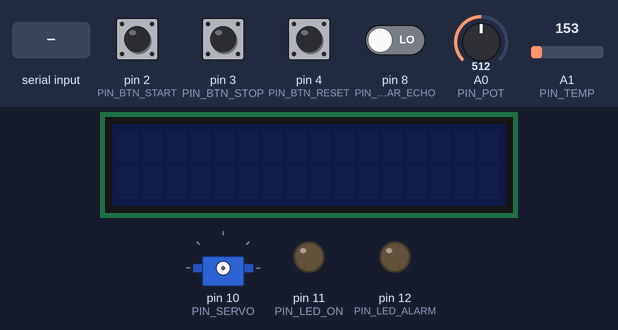
Bench run of a program on a simulated Arduino Uno, built with avr-gcc and run on an emulated ATmega328P. Parts: 16×2 character LCD, servo, output pins drawn as LEDs (lit = HIGH). The inputs (shaded band) are chosen by the test bench; at power-on: pin 2 (PIN_BTN_START), pin 3 (PIN_BTN_STOP), pin 4 (PIN_BTN_RESET) HIGH, pin 8 (PIN_SONAR_ECHO) LOW, A0 (PIN_POT) = 512, A1 (PIN_TEMP) = 153. Pins used as bus, display or sensor lines are not drawn; what the program prints to the serial monitor is not drawn.

Above: at 1.2 s.
1.3 s: pin 2 (PIN_BTN_START) pulled LOW for 0.15 s
At 1.82 s:
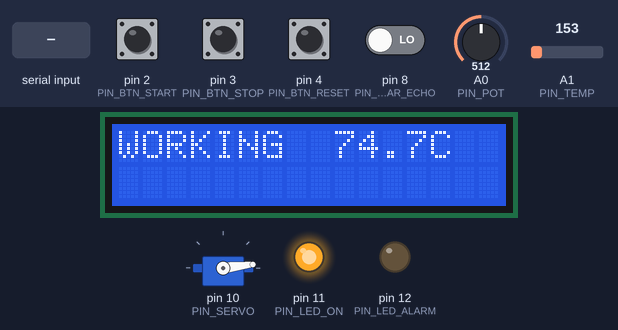
2.0 s: "TAKE\n" received over Serial
At 2.8 s:
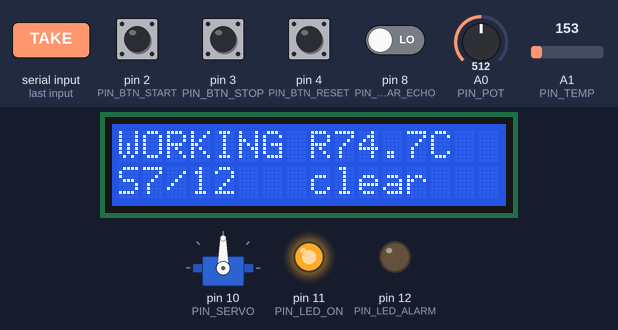
3.9 s: "RELEASE\n" received over Serial
At 4.78 s:
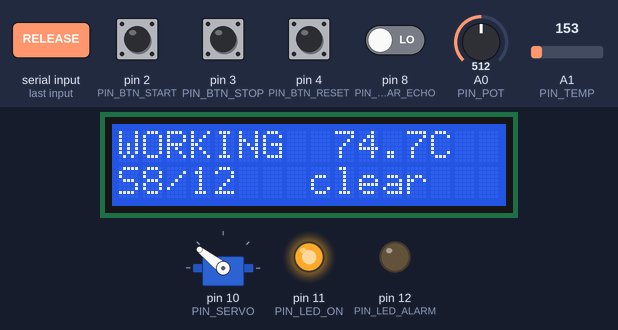
5.9 s: pin 3 (PIN_BTN_STOP) pulled LOW for 0.15 s
At 6.3 s:
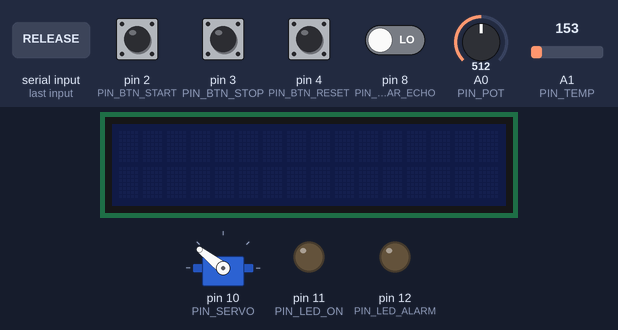
7.5 s: "START\n" received over Serial
At 9.24 s:
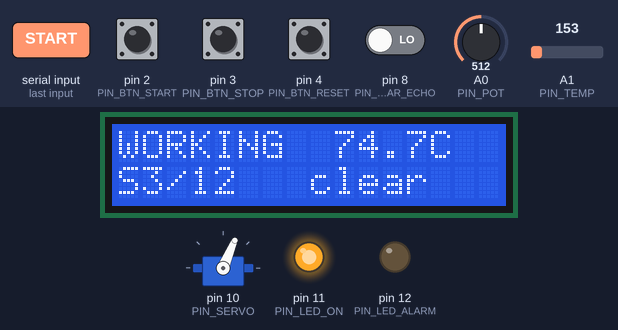
10.1 s: "STOP\n" received over Serial
At 11.0 s:
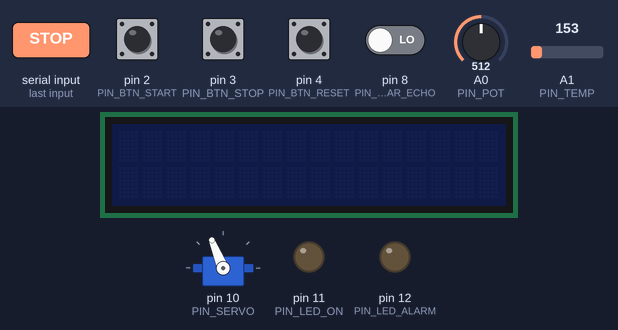
Timing chart, 0 to 12.6 s (numbered marks = the images above; inputs shaded):
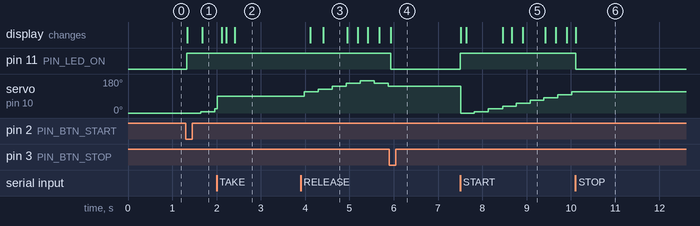

Measured:
- after the input at 1.3 s, pin 11 (PIN_LED_ON): LOW → HIGH at once; servo on pin 10 (PIN_SERVO): 0° → 7° after 0.34 s, → 22° 0.32 s later; the display: first changes at once (image 1 shows a later state)
- after the input at 2.0 s, the display: first changes after 0.12 s (image 2 shows a later state)
- after the input at 3.9 s, servo on pin 10 (PIN_SERVO): 90° → 112° after 0.08 s, → 127° 0.31 s later, → 142° 0.31 s later, → 157° 0.32 s later, … (7 changes in this stretch); the display: first changes after 0.22 s (image 3 shows a later state)
- after the input at 5.9 s, pin 11 (PIN_LED_ON): HIGH → LOW at once; servo on pin 10 (PIN_SERVO): stays 142° (without the input it goes to 127° after 0.29 s); the display: changes at once (image 4)
- after the input at 7.5 s, pin 11 (PIN_LED_ON): LOW → HIGH at once; servo on pin 10 (PIN_SERVO): 142° → 0° at once, → 7° 0.30 s later, → 22° 0.32 s later, → 37° 0.33 s later, … (9 changes in this stretch); the display: first changes at once (image 5 shows a later state)
- after the input at 10.1 s, pin 11 (PIN_LED_ON): HIGH → LOW at once; servo on pin 10 (PIN_SERVO): stops changing and stays 112°; the display: changes at once (image 6)
- what the display in image 5 shows lasts 0.5 s, from 8.9 s to 9.4 s

The program:

main.cpp
```cpp
// ============================================================
//  Smart Radar System - RSU (Arduino UNO)
//
//  Architecture: synchronous FSMs driven by ONE clock, written in
//  the style of VHDL (see Rtl.h).
//
//    loop():  if the clock edge is due
//               wire()   - concurrent assignments: registered outputs
//                          of one FSM -> inputs of another, plus the
//                          physical inputs (pins, ADC, serial)
//               clk.tick() - comb() of ALL FSMs, then commit() of all
//               drive()  - registered outputs -> pins, servo, LCD, serial
//
//  Libraries: Servo, Wire, LiquidCrystal_I2C (Frank de Brabander).
// ============================================================
#include <Arduino.h>
#include <Servo.h>
#include <Wire.h>
#include <LiquidCrystal_I2C.h>
#include <avr/sleep.h>

#include "Config.h"
#include "Rtl.h"
#include "ButtonFsm.h"
#include "BlinkerFsm.h"
#include "TempFsm.h"
#include "SonarFsm.h"
#include "RadarFsm.h"
#include "ControllerFsm.h"
#include "CommsFsm.h"
#include "DisplayFsm.h"
#include "CommandParser.h"
#include "Protocol.h"

// ---------- the FSM instances ("entities") --------------------
static ButtonFsm     bStart, bStop, bReset;
static ControllerFsm ctrl;
static RadarFsm      radar;
static SonarFsm      sonar;
static BlinkerFsm    alarmLed;
static TempFsm       temp;
static CommsFsm      comms;
static DisplayFsm    disp;

static Fsm* fsms[] = { &bStart, &bStop, &bReset, &ctrl, &radar, &sonar,
                       &alarmLed, &temp, &comms, &disp };
static Clock clk(fsms, sizeof(fsms) / sizeof(fsms[0]), CLK_MS);

// ---------- hardware ------------------------------------------
static Servo             servo;
static LiquidCrystal_I2C lcd(LCD_I2C_ADDR, LCD_COLS, LCD_ROWS);
static CommandParser     parser;

// echo width captured by the PCINT0 ISR (the only asynchronous input)
static volatile uint32_t echoRiseUs  = 0;
static volatile uint32_t echoWidthUs = 0;
static volatile bool     echoCaptured = false;

static volatile bool wokeFromSleep = false;
static bool          wakeStart = false;   // wake-up press acts as START
static bool          lcdOn = false;
static uint8_t       lastServoAngle = 255;
static uint8_t       potAngle = 90;

// Pin 8 is not an external-interrupt pin on the UNO (only 2 and 3 are),
// so the echo is captured with a pin-change interrupt (PB0 = PCINT0).
static_assert(PIN_SONAR_ECHO == 8, "echo ISR below is wired to pin 8 (PCINT0)");
ISR(PCINT0_vect) {
  if (digitalRead(PIN_SONAR_ECHO)) {
    echoRiseUs = micros();
  } else {
    echoWidthUs = micros() - echoRiseUs;
    echoCaptured = true;
  }
}
static void wakeIsr() { wokeFromSleep = true; }

// ------------------------------------------------------------
//  wire(): everything that is "a signal between entities"
// ------------------------------------------------------------
static void wire() {
  // --- physical inputs ---
  bStart.in.raw = (digitalRead(PIN_BTN_START) == LOW);
  bStop.in.raw  = (digitalRead(PIN_BTN_STOP)  == LOW);
  bReset.in.raw = (digitalRead(PIN_BTN_RESET) == LOW);

  temp.in.adc = analogRead(PIN_TEMP);

  uint8_t p = (uint8_t)map(analogRead(PIN_POT), 0, 1023, ANGLE_MIN, ANGLE_MAX);
  if (abs((int)p - (int)potAngle) >= 2) potAngle = p;       // hysteresis: no servo jitter

  // --- serial RX: at most one command per clock edge ---
  while (Serial.available() && !parser.pending()) parser.feed((char)Serial.read());
  comms.in.cmd = parser.take(&comms.in.cmdAngle);

  // --- echo capture (shared with the ISR) ---
  if (sonar.armEcho()) echoCaptured = false;                // new measurement: forget old echo
  noInterrupts();
  bool     cap = echoCaptured;
  uint32_t us  = echoWidthUs;
  interrupts();
  sonar.in.echoValid = cap;
  sonar.in.echoUs    = us;
  sonar.in.tempTenths = temp.tenths.q;
  sonar.in.req        = radar.sonarReq.q;

  // --- Controller ---
  ctrl.in.start = bStart.pressed.q || comms.startCmd.q || wakeStart;
  wakeStart = false;
  ctrl.in.stop  = bStop.pressed.q  || comms.stopCmd.q;
  ctrl.in.reset = bReset.pressed.q || comms.resetCmd.q;
  ctrl.in.remoteTake    = comms.takeCmd.q;
  ctrl.in.remoteRelease = comms.releaseCmd.q;
  ctrl.in.meas       = radar.sectorReady.q;
  ctrl.in.measCm     = radar.outCm.q;
  ctrl.in.sweepDone  = radar.sweepDone.q;
  ctrl.in.sweepMinCm = radar.sweepMin.q;

  // --- Radar ---
  radar.in.mode  = ctrl.radarMode();
  radar.in.reset = ctrl.radarReset.q;
  radar.in.manualAngle = (ctrl.radarMode() == RadarMode::MANUAL_REMOTE) ? comms.remoteAngle.q : potAngle;
  radar.in.sonarDone = sonar.done.q;
  radar.in.sonarCm   = sonar.cm.q;

  // --- LED / display / comms ---
  alarmLed.in.mode = ctrl.alarmLed();

  disp.in.on          = ctrl.onLed();
  disp.in.state       = ctrl.state.q;
  disp.in.remote      = ctrl.remote.q;
  disp.in.tempTenths  = temp.tenths.q;
  disp.in.sectorReady = radar.sectorReady.q;
  disp.in.sector      = radar.outSector.q;
  disp.in.cm          = radar.outCm.q;

  comms.in.stateChanged = ctrl.stateChanged.q;
  comms.in.state        = ctrl.state.q;
  comms.in.remote       = ctrl.remote.q;
  comms.in.sectorReady  = radar.sectorReady.q;
  comms.in.sector       = radar.outSector.q;
  comms.in.angle        = radar.angle.q;
  comms.in.cm           = radar.outCm.q;
  comms.in.tempUpdated  = temp.updated.q;
  comms.in.tempTenths   = temp.tenths.q;
}

// ------------------------------------------------------------
//  drive(): registered outputs -> the real world
// ------------------------------------------------------------
static void drive() {
  digitalWrite(PIN_SONAR_TRIG, sonar.trig() ? HIGH : LOW);
  digitalWrite(PIN_LED_ON,     ctrl.onLed() ? HIGH : LOW);
  digitalWrite(PIN_LED_ALARM,  alarmLed.out.q ? HIGH : LOW);

  // servo: powered only while the radar runs
  if (radar.servoOn()) {
    if (!servo.attached()) { servo.attach(PIN_SERVO); lastServoAngle = 255; }
    if (radar.angle.q != lastServoAngle) {
      lastServoAngle = radar.angle.q;
      servo.write(lastServoAngle);
    }
  } else if (servo.attached()) {
    servo.detach();
  }

  // LCD: on/off with the system, characters arrive one per clock
  bool on = ctrl.onLed();
  if (on != lcdOn) {
    lcdOn = on;
    lcd.clear();
    if (on) lcd.backlight(); else lcd.noBacklight();
  }
  if (lcdOn && disp.wr.q) {
    uint8_t i = disp.wrIdx.q;
    if (i % LCD_COLS == 0) lcd.setCursor(0, i / LCD_COLS);
    lcd.write(disp.wrCh.q);
  }

  // serial TX: one message per clock
  if (comms.txValid.q) {
    switch (comms.txType.q) {
      case CommsFsm::M_STATE:
        proto::sendState(comms.txA.q, stateName((RsuState)comms.txA.q));
        break;
      case CommsFsm::M_SEC:
        proto::sendSector(comms.txA.q, comms.txB.q, comms.txC.q, comms.txC.q > 0);
        break;
      case CommsFsm::M_TEMP:
        proto::sendTemp((int16_t)comms.txC.q);
        break;
      case CommsFsm::M_HB:
        proto::sendHeartbeat(comms.txA.q, comms.txB.q != 0);
        break;
    }
  }
}

// ------------------------------------------------------------
//  Deep sleep: only the START button (INT0, level LOW) wakes us.
//  millis() does not run in power-down, so the clock is re-synced.
// ------------------------------------------------------------
static void goToSleep() {
  Serial.flush();
  set_sleep_mode(SLEEP_MODE_PWR_DOWN);
  noInterrupts();
  attachInterrupt(digitalPinToInterrupt(PIN_BTN_START), wakeIsr, LOW);
  wokeFromSleep = false;
  sleep_enable();
  interrupts();
  sleep_cpu();                    // ... sleeping ...
  sleep_disable();
  detachInterrupt(digitalPinToInterrupt(PIN_BTN_START));
  wakeStart = true;               // the wake-up press is the START command
  clk.begin(millis());
}

void setup() {
  pinMode(PIN_BTN_START, INPUT_PULLUP);
  pinMode(PIN_BTN_STOP,  INPUT_PULLUP);
  pinMode(PIN_BTN_RESET, INPUT_PULLUP);
  pinMode(PIN_LED_ON,    OUTPUT);
  pinMode(PIN_LED_ALARM, OUTPUT);
  pinMode(PIN_SONAR_TRIG, OUTPUT);
  pinMode(PIN_SONAR_ECHO, INPUT);

  Serial.begin(SERIAL_BAUD);
  lcd.init();
  lcd.noBacklight();
  lcd.clear();

  PCMSK0 |= _BV(PCINT0);          // enable pin-change on D8 only
  PCICR  |= _BV(PCIE0);
  clk.begin(millis());
}

void loop() {
  if (clk.due(millis())) {
    wire();
    clk.tick();
    drive();
  }

#if ENABLE_DEEP_SLEEP
  // sleep only when the SLEEP state has been announced on the serial line
  if (ctrl.deepSleep() && comms.idle() && !ctrl.stateChanged.q && !wakeStart) {
    goToSleep();
  }
#endif
}
```

BlinkerFsm.h
```cpp
#pragma once
#include "Config.h"
#include "Rtl.h"
#include "ControllerFsm.h"   // AlarmLed

// ============================================================
//  LED driver for the ALARM led.
//  mode OFF   -> out = 0
//  mode ON    -> out = 1
//  mode BLINK -> out toggles every ALARM_BLINK_MS
//  `out` is a registered (glitch-free) output pin value.
// ============================================================
class BlinkerFsm : public Fsm {
public:
  struct In { AlarmLed mode = AlarmLed::OFF; } in;

  Reg<bool>     out{false};
  Reg<uint16_t> cnt{0};

  void comb() override {
    switch (in.mode) {
      case AlarmLed::OFF: out.d = false; cnt.d = 0; break;
      case AlarmLed::ON:  out.d = true;  cnt.d = 0; break;
      case AlarmLed::BLINK:
        if (cnt.q + 1 >= HALF_PERIOD_TICKS) { cnt.d = 0; out.d = !out.q; }
        else                                { cnt.d = cnt.q + 1; }
        break;
    }
  }

  void commit() override { out.commit(); cnt.commit(); }

  static constexpr uint16_t HALF_PERIOD_TICKS = MS_TO_TICKS(ALARM_BLINK_MS);
};
```

ButtonFsm.h
```cpp
#pragma once
#include "Config.h"
#include "Rtl.h"

// ============================================================
//  Button debounce FSM (one instance per button).
//
//      UP --raw--> PRESS_WAIT --stable N ticks--> DOWN   (pressed pulse)
//       ^             |!raw                        |!raw
//       +-------------+                            v
//       +<--stable N ticks-- RELEASE_WAIT <--------+
//                                |raw -> DOWN
//
//  in.raw   : physical level, TRUE = pressed (caller inverts the
//             active-low INPUT_PULLUP pin)
//  pressed  : one-cycle pulse on a clean press
//  held()   : Moore output, true while the button is down
// ============================================================
class ButtonFsm : public Fsm {
public:
  struct In { bool raw = false; } in;

  enum class S : uint8_t { UP, PRESS_WAIT, DOWN, RELEASE_WAIT };
  Reg<S>       state{S::UP};
  Reg<uint8_t> cnt{0};
  Pulse        pressed;

  bool held() const { return state.q == S::DOWN || state.q == S::RELEASE_WAIT; }

  void comb() override {
    switch (state.q) {
      case S::UP:
        if (in.raw) { state.d = S::PRESS_WAIT; cnt.d = 0; }
        break;
      case S::PRESS_WAIT:
        if (!in.raw)                         state.d = S::UP;
        else if (cnt.q + 1 >= DEBOUNCE_TICKS) { state.d = S::DOWN; pressed.d = true; }
        else                                 cnt.d = cnt.q + 1;
        break;
      case S::DOWN:
        if (!in.raw) { state.d = S::RELEASE_WAIT; cnt.d = 0; }
        break;
      case S::RELEASE_WAIT:
        if (in.raw)                          state.d = S::DOWN;
        else if (cnt.q + 1 >= DEBOUNCE_TICKS) state.d = S::UP;
        else                                 cnt.d = cnt.q + 1;
        break;
    }
  }

  void commit() override { state.commit(); cnt.commit(); pressed.commit(); }

  static constexpr uint8_t DEBOUNCE_TICKS = MS_TO_TICKS(DEBOUNCE_MS);
};
```

CommandParser.h
```cpp
#pragma once
#include <stdint.h>
#include <string.h>

// ============================================================
//  Parser for the CSU -> RSU lines. Pure C++ (no Arduino), so
//  it is testable on the PC.
//
//  main.cpp feeds it byte by byte. While a command is pending
//  it refuses more bytes - they simply stay in the serial
//  buffer until the FSM has consumed the command.
// ============================================================
enum class Cmd : uint8_t { NONE, START, STOP, RESET, TAKE, RELEASE, ANGLE };

class CommandParser {
public:
  bool pending() const { return cmd_ != Cmd::NONE; }

  // returns the pending command and clears it
  Cmd take(uint8_t* angle) {
    Cmd c = cmd_;
    if (angle) *angle = angle_;
    cmd_ = Cmd::NONE;
    return c;
  }

  // feed one byte; ignored while a command is waiting
  void feed(char ch) {
    if (pending()) return;
    if (ch == '\r') return;
    if (ch == '\n') { parse(); len_ = 0; overflow_ = false; return; }
    if (len_ < sizeof(buf_) - 1) buf_[len_++] = ch; else overflow_ = true;
  }

private:
  void parse() {
    if (overflow_) return;
    buf_[len_] = 0;
    if      (!strcmp(buf_, "START"))   cmd_ = Cmd::START;
    else if (!strcmp(buf_, "STOP"))    cmd_ = Cmd::STOP;
    else if (!strcmp(buf_, "RESET"))   cmd_ = Cmd::RESET;
    else if (!strcmp(buf_, "TAKE"))    cmd_ = Cmd::TAKE;
    else if (!strcmp(buf_, "RELEASE")) cmd_ = Cmd::RELEASE;
    else if (!strncmp(buf_, "ANGLE,", 6)) {
      const char* p = buf_ + 6;
      if (*p < '0' || *p > '9') return;
      uint16_t v = 0;
      while (*p >= '0' && *p <= '9' && v < 1000) v = v * 10 + (*p++ - '0');
      if (*p != 0) return;                       // trailing garbage
      angle_ = v > 180 ? 180 : (uint8_t)v;
      cmd_ = Cmd::ANGLE;
    }
  }

  char     buf_[12];
  uint8_t  len_ = 0;
  bool     overflow_ = false;
  Cmd      cmd_ = Cmd::NONE;
  uint8_t  angle_ = 0;
};
```

CommsFsm.h
```cpp
#pragma once
#include "Config.h"
#include "Rtl.h"
#include "CommandParser.h"
#include "ControllerFsm.h"

// ============================================================
//  Serial communication FSM (both directions).
//
//  RX: in.cmd (one decoded command per tick, from CommandParser)
//      -> one-cycle pulses startCmd/stopCmd/resetCmd/takeCmd/
//         releaseCmd and the register remoteAngle.
//  TX: events from the other FSMs are queued; at most ONE message
//      leaves per clock, so a slow serial port can never block the
//      system. When the queue is full new messages are dropped
//      (sector data is refreshed on the next pass anyway).
//
//      txValid pulse + txType/txA/txB/txC hold the message that the
//      main.cpp prints with the proto::send*() helpers.
//
//  The ring buffer is RAM: a slot is written in comb() but only
//  becomes visible when `count` is committed.
// ============================================================
class CommsFsm : public Fsm {
public:
  enum MsgType : uint8_t { M_STATE, M_SEC, M_TEMP, M_HB };

  struct In {
    Cmd      cmd = Cmd::NONE;
    uint8_t  cmdAngle = 0;

    bool     stateChanged = false;
    RsuState state = RsuState::IDLE;
    bool     remote = false;

    bool     sectorReady = false;
    uint8_t  sector = 0;
    uint8_t  angle = 0;
    uint16_t cm = 0;

    bool     tempUpdated = false;
    int16_t  tempTenths = 0;
  } in;

  // ---- RX side outputs ----
  Pulse        startCmd, stopCmd, resetCmd, takeCmd, releaseCmd;
  Reg<uint8_t> remoteAngle{90};

  // ---- TX side outputs ----
  Pulse         txValid;
  Reg<uint8_t>  txType{0};
  Reg<uint8_t>  txA{0};
  Reg<uint8_t>  txB{0};
  Reg<uint16_t> txC{0};

  bool idle() const { return count_.q == 0 && !txValid.q; }

  void comb() override {
    // ---- RX ----
    switch (in.cmd) {
      case Cmd::START:   startCmd.d = true;   break;
      case Cmd::STOP:    stopCmd.d = true;    break;
      case Cmd::RESET:   resetCmd.d = true;   break;
      case Cmd::TAKE:    takeCmd.d = true;    break;
      case Cmd::RELEASE: releaseCmd.d = true; break;
      case Cmd::ANGLE:   remoteAngle.d = in.cmdAngle; break;
      default: break;
    }

    // ---- TX: enqueue ----
    hb_.comb();
    uint8_t n = count_.q;
    uint8_t tail = (uint8_t)((head_.q + count_.q) % DEPTH);
    if (in.stateChanged)  push(tail, n, M_STATE, (uint8_t)in.state, 0, 0);
    if (in.sectorReady)   push(tail, n, M_SEC, in.sector, in.angle, in.cm);
    if (in.tempUpdated)   push(tail, n, M_TEMP, 0, 0, (uint16_t)in.tempTenths);
    if (hb_.ce())         push(tail, n, M_HB, (uint8_t)in.state, in.remote ? 1 : 0, 0);

    // ---- TX: dequeue one message per clock ----
    if (count_.q > 0) {
      const Msg& m = q_[head_.q];
      txType.d = m.type; txA.d = m.a; txB.d = m.b; txC.d = m.c;
      txValid.d = true;
      head_.d = (uint8_t)((head_.q + 1) % DEPTH);
      n--;                                   // note: n already contains this tick's pushes
    }
    count_.d = n;
  }

  void commit() override {
    startCmd.commit(); stopCmd.commit(); resetCmd.commit();
    takeCmd.commit();  releaseCmd.commit(); remoteAngle.commit();
    txValid.commit(); txType.commit(); txA.commit(); txB.commit(); txC.commit();
    head_.commit(); count_.commit(); hb_.commit();
  }

  static constexpr uint8_t DEPTH = 8;

private:
  struct Msg { uint8_t type, a, b; uint16_t c; };

  void push(uint8_t& tail, uint8_t& n, uint8_t type, uint8_t a, uint8_t b, uint16_t c) {
    if (n >= DEPTH) return;                  // full -> drop
    q_[tail] = Msg{type, a, b, c};
    tail = (uint8_t)((tail + 1) % DEPTH);
    n++;
  }

  Msg           q_[DEPTH];
  Reg<uint8_t>  head_{0};
  Reg<uint8_t>  count_{0};
  Strobe        hb_{MS_TO_TICKS(1000)};
};
```

TempFsm.h
```cpp
#pragma once
#include "Config.h"
#include "Rtl.h"

// ============================================================
//  Temperature sampler. Every PERIOD (clock-enable strobe) it
//  latches the ADC reading and converts it to 0.1 degC.
//
//  in.adc : raw 10-bit ADC value, kept up to date by the caller
//  tenths : registered result, e.g. 235 = 23.5 degC
//  updated: pulse when `tenths` got a new value
//
//  Assumes the 5 V ADC reference. 10 mV/degC for both sensors,
//  so 1 mV == 0.1 degC.
// ============================================================
class TempFsm : public Fsm {
public:
  struct In { uint16_t adc = 0; } in;

  Reg<int16_t> tenths{200};
  Pulse        updated;

  static int16_t convert(uint16_t adc) {
    int32_t mv = ((int32_t)adc * 5000L) / 1023L;
#if TEMP_IS_TMP36
    mv -= 500;
#endif
    return (int16_t)mv;
  }

  void comb() override {
    strobe_.comb();
    if (strobe_.ce()) { tenths.d = convert(in.adc); updated.d = true; }
  }
  void commit() override { strobe_.commit(); tenths.commit(); updated.commit(); }

private:
  Strobe strobe_{MS_TO_TICKS(500)};
};
```

Source omitted: ControllerFsm.h (5992 bytes), DisplayFsm.h (3601 bytes), Protocol.h (1700 bytes), RadarFsm.h (5127 bytes), Rtl.h (3186 bytes), SonarFsm.h (2714 bytes), Config.h (3000 bytes)
